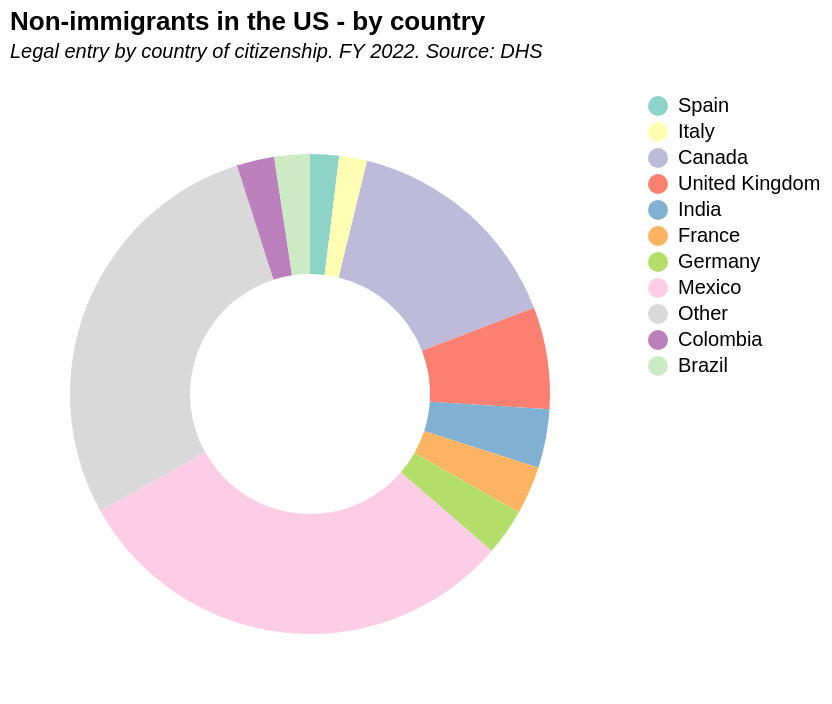

This figure's Vega-Lite source:
### Vega-Lite specification from a JSON file in a GitHub repository (floating-point values rounded to 4 significant figures)
{"$schema": "https://vega.github.io/schema/vega-lite/v5.json", "description": "A simple donut chart with embedded data.", "height": 300, "width": 300, "view": {"stroke": "transparent"}, "title": {"text": "Non-immigrants in the US - by country", "subtitle": ["Legal entry by country of citizenship. FY 2022. Source: DHS", ""], "subtitleFontStyle": "italic", "subtitleFontSize": 10, "anchor": "start", "color": "black"}, "data": {"values": [{"Country": "Mexico", "Number": "13209221", "Source": "https://www.dhs.gov/sites/default/files/2023-04/2023_0308_plcy_legal_immigration_adjustment_of_status_report_fy_2022q4_final_d.xlsx "}, {"Country": "Canada", "Number": "6620011", "Source": ""}, {"Country": "United Kingdom", "Number": "2965541", "Source": ""}, {"Country": "India", "Number": "1710667", "Source": ""}, {"Country": "France", "Number": "1390206", "Source": ""}, {"Country": "Germany", "Number": "1349125", "Source": ""}, {"Country": "Colombia", "Number": "1098689", "Source": ""}, {"Country": "Brazil", "Number": "1031478", "Source": ""}, {"Country": "Spain", "Number": "840431", "Source": ""}, {"Country": "Italy", "Number": "806944", "Source": ""}, {"Country": "Other", "Number": "12154540", "Source": ""}]}, "transform": [{"filter": "datum.Type != 'Non-immigrant'"}], "mark": {"type": "arc", "innerRadius": 60, "outerRadius": 120, "cornerRadius": 0, "padAngle": 0, "thetaOffset": 0}, "encoding": {"theta": {"field": "Number", "type": "quantitative"}, "color": {"field": "Country", "type": "nominal", "legend": {"title": null}, "sort": {"field": "Number", "order": "descending"}, "scale": {"scheme": "set3"}}, "order": {"field": "Number", "type": "quantitative", "sort": "descending"}, "tooltip": [{"field": "Value", "title": "USD billions", "format": "$,"}, {"field": "Share", "title": "Share", "format": ".0%"}]}}
